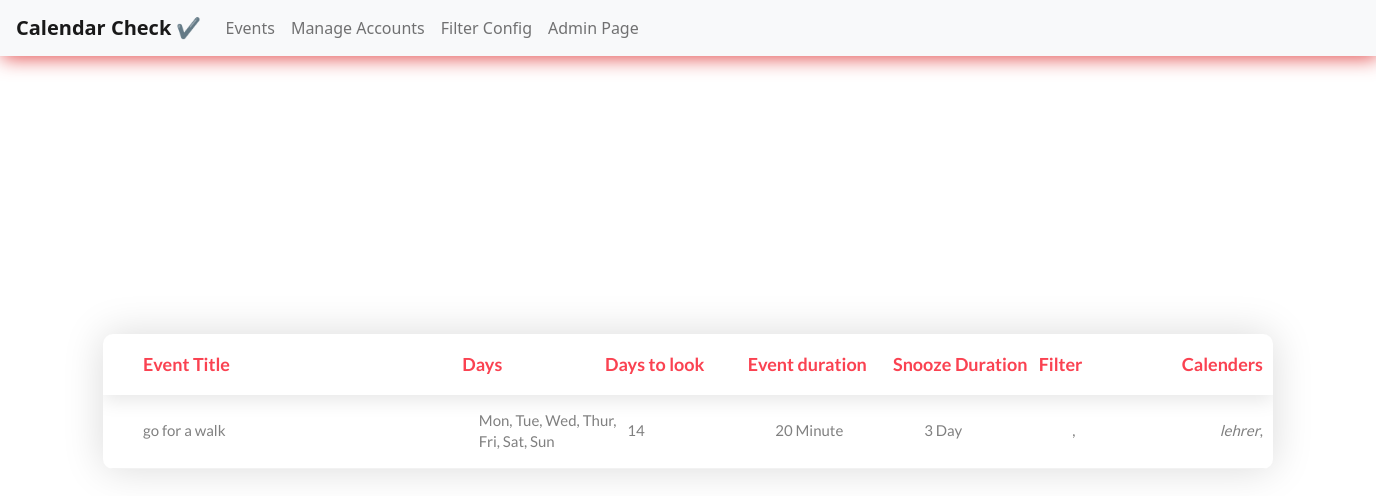
/, run on an earlier commit of the app's database.
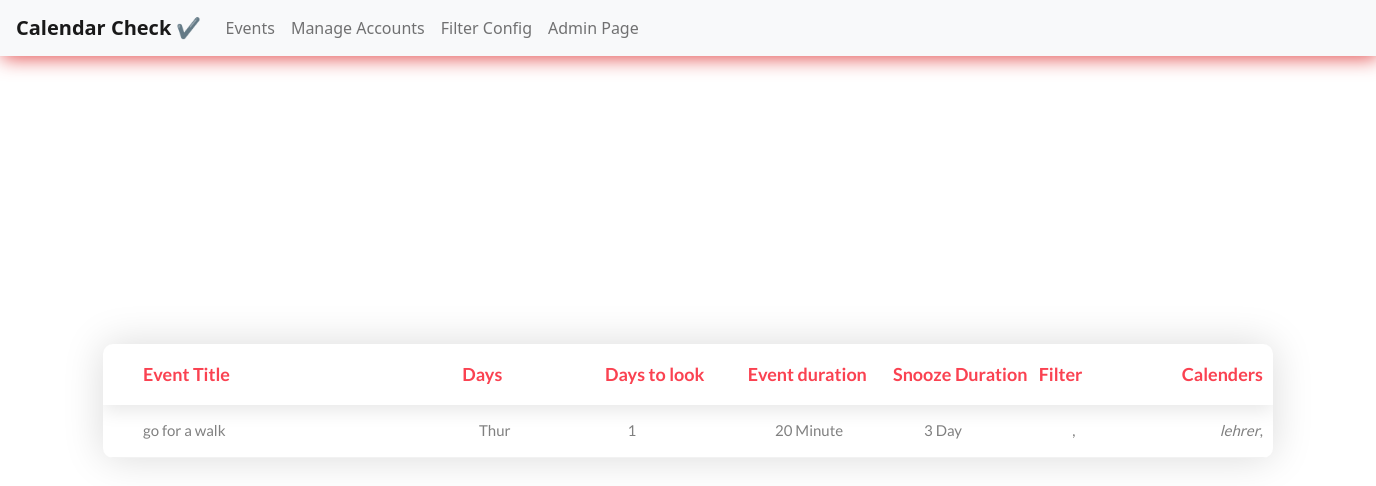
And on a later commit of the database.
### cal/models.py (models this page shows, shortened)
class EventDetails(models.Model):
    title = models.CharField(max_length=200)
    days_to_look = models.IntegerField(null=True)
    days = MultiSelectField(choices=day_choices, null=True)
    free_event = models.BooleanField('include free events?', default=True)
    event_duration_type = models.CharField(max_length=100, choices=event_duration_choice)
    event_duration = models.IntegerField()
    apply_snooze = models.BooleanField(default=True)
    snooze_type = models.CharField(max_length=100, choices=event_duration_choice)
    snooze_duration = models.IntegerField()
    snooze_days = MultiSelectField(choices=day_choices, null=True, blank=True)
    filter = models.ManyToManyField(Filter)
    calenders = models.ManyToManyField('Calenders')
    class Meta:
        verbose_name_plural = "Event Details"

### cal/views.py (the view)
# urls.py: path('', home, name='home'),
def home(request):
    events = EventDetails.objects.all()
    context = {'events': events}
    return render(request, 'cal/home.html', context)

### cal/templates/cal/home.html (shortened to what this page needs)
{% extends 'index.html' %}
{% load static %}
{% block content %}
<div class="limiter">
    <div class="container-table100">
        <div class="wrap-table100">
            <div class="table100 ver2 m-b-110">
                <div class="table100-head">
                    <table>
                        <thead>
                            <tr class="row100 head">
                                <th class="cell100 column1">Event Title</th>
                                <th class="cell100 column5">Days</th>
                                <th class="cell100 column2">Days to look</th>
                                <th class="cell100 column5">Event duration</th>
                                <th class="cell100 column5">Snooze Duration</th>
                                <th class="cell100 column5">Filter</th>
                                <th class="cell100 column5">Calenders</th>
                            </tr>
                        </thead>
                    </table>
                </div>
                <div class="table100-body js-pscroll">
                    <table>
                        <tbody>
                            {% for event in events %}
                            <tr class="row100 body">
                                <td class="cell100 column1">{{ event.title }}</td>
                                <td class="cell100 column5">{{ event.days }}</td>
                                <td class="cell100 column2">{{ event.days_to_look }}</td>
                                <td class="cell100 column5">{{ event.event_duration }} {{ event.event_duration_type }}</td>
                                <td class="cell100 column5">{{ event.snooze_duration }} {{ event.snooze_type }}</td>
                                <td class="cell100 column5">
                                    {% for fil in event.filter.all %}
                                    ,
                                    {% endfor %}
                                </td>
                                <td class="cell100 column5">
                                    {% for cal in event.calenders.all %}
                                    <i>{{ cal.name }}</i>,
                                    {% endfor %}
                                </td>
                            </tr>
                            {% endfor %}
                        </tbody>
                    </table>
                </div>
            </div>
        </div>
    </div>
</div>
{% endblock content %}

What changed in the data, as far as the page shows it:
changed EventDetails "go for a walk": days "Mon, Tue, Wed, Thur, Fri, Sat, Sun" → "Thur"; days_to_look "14" → "1"
